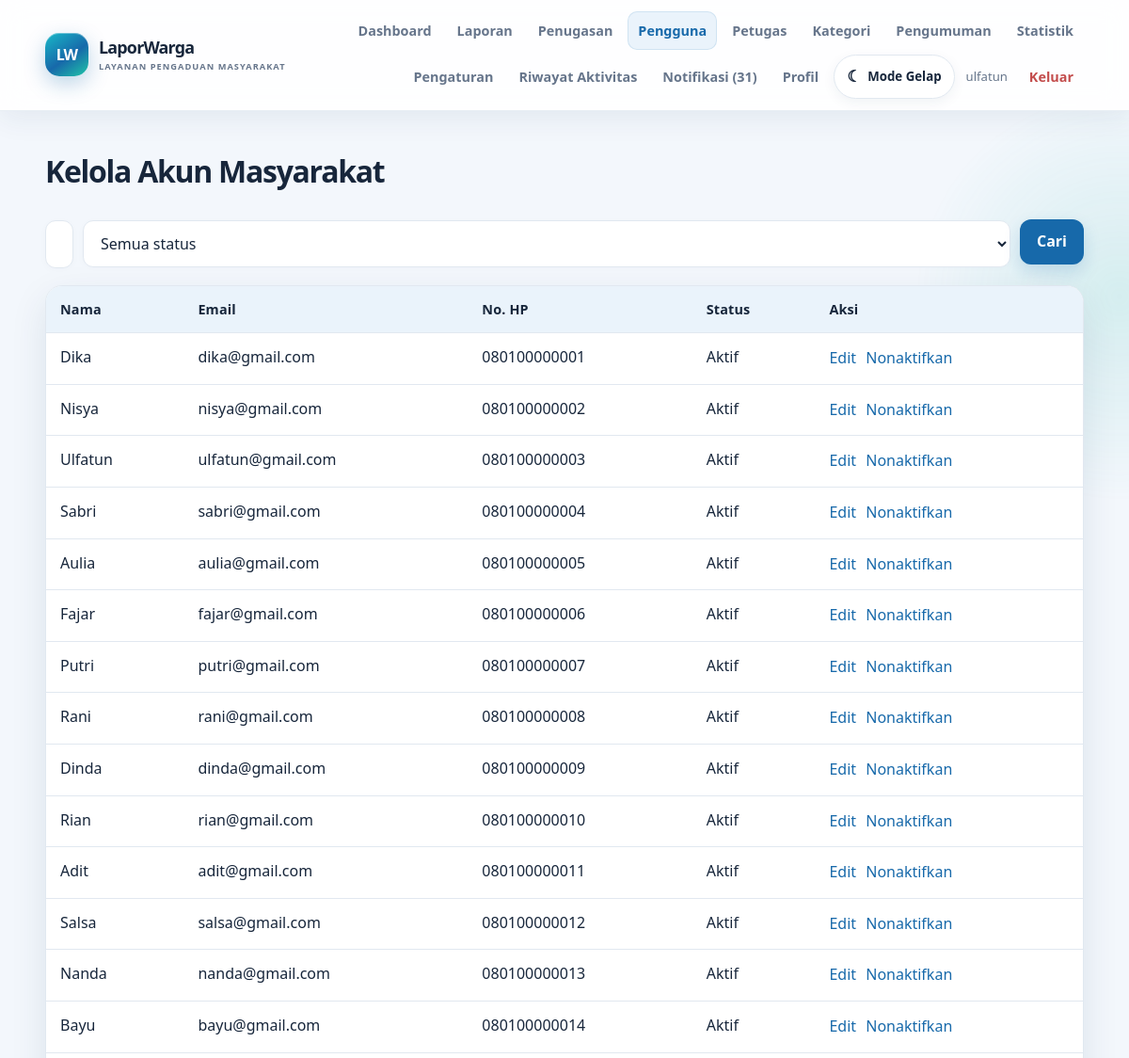
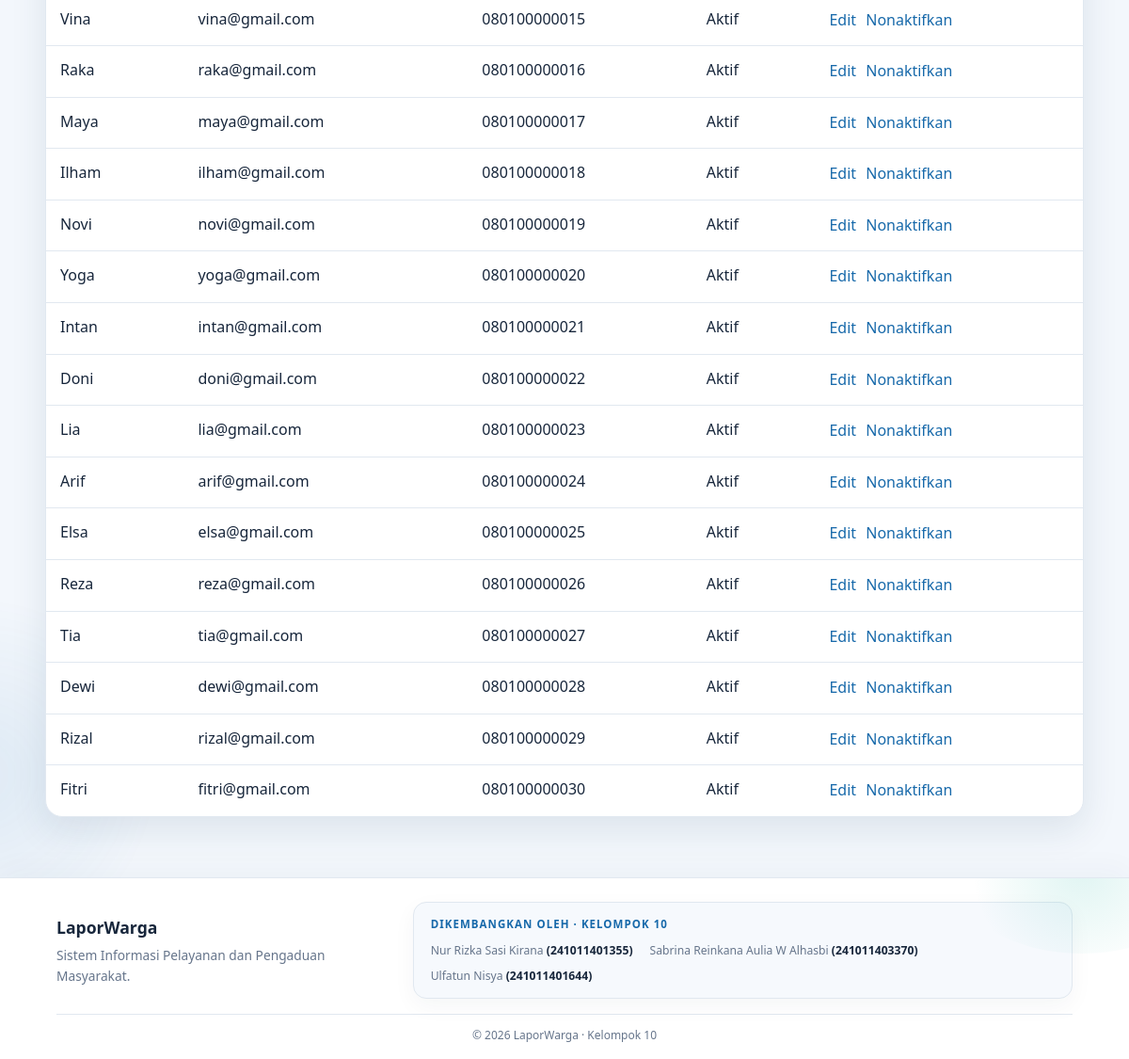
Page /admin-utama/pengguna.php (signed in) on the committed database (2 pictures, top to bottom).
### tables this page shows
CREATE TABLE `users` (
  `id_user` int(10) UNSIGNED NOT NULL,
  `nama_lengkap` varchar(120) NOT NULL,
  `email` varchar(190) NOT NULL,
  `PASSWORD` varchar(255) NOT NULL,
  `no_hp` varchar(30) DEFAULT NULL,
  `alamat` text DEFAULT NULL,
  `role` enum('masyarakat','petugas','admin_utama') NOT NULL DEFAULT 'masyarakat',
  `status_akun` tinyint(1) NOT NULL DEFAULT 1,
  `created_at` timestamp NOT NULL DEFAULT current_timestamp(),
  `updated_at` timestamp NOT NULL DEFAULT current_timestamp() ON UPDATE current_timestamp()
);

### config/database.php (called while the page is built, shortened)
<?php
function db(): PDO {
    static $pdo = null;
    if ($pdo instanceof PDO) return $pdo;
    try {
        $pdo = new PDO('mysql:host=' . DB_HOST . ';dbname=' . DB_NAME . ';charset=utf8mb4', DB_USER, DB_PASS, [
            PDO::ATTR_ERRMODE => PDO::ERRMODE_EXCEPTION,
            PDO::ATTR_DEFAULT_FETCH_MODE => PDO::FETCH_ASSOC,
            PDO::ATTR_EMULATE_PREPARES => false,
        ]);
        return $pdo;
    } catch (PDOException $e) {
        error_log('LaporWarga database connection failed: ' . $e->getMessage());
        http_response_code(503);
        exit('Database LaporWarga belum dapat diakses. Pastikan MySQL aktif di XAMPP, database db_laporwarga1 sudah diimpor, dan pengaturan config/database.php sesuai.');
    }
}

### admin-utama/pengguna.php (the view, shortened to what this page needs)
<?php
require_once __DIR__ . '/../includes/functions.php';
$q = trim($_GET['q'] ?? '');
$where = ["role = 'masyarakat'"];
$args = [];
$sql = 'SELECT
            id_user,
            nama_lengkap,
            email,
            no_hp,
            status_akun,
            created_at
        FROM users
        WHERE ' . implode(' AND ', $where) . '
        ORDER BY created_at DESC';
$stmt = db()->prepare($sql);
$stmt->execute($args);
$rows = $stmt->fetchAll();
?>
<h1>Kelola Akun Masyarakat</h1>
<form class="search" method="get">
    <input
        type="text"
        name="q"
        value="<?= e($q) ?>"
        placeholder="Cari nama atau email"
    >
    <select name="status">
        <option value="">Semua status</option>
    </select>
    <button class="btn" type="submit">
        Cari
    </button>
</form>
<div class="table-wrap">
    <table>
        <thead>
            <tr>
                <th>Nama</th>
                <th>Email</th>
                <th>No. HP</th>
                <th>Status</th>
                <th>Aksi</th>
            </tr>
        </thead>
        <tbody>
            <?php foreach ($rows as $r): ?>
                <tr>
                    <td><?= e($r['nama_lengkap']) ?></td>
                    <td><?= e($r['email']) ?></td>
                    <td><?= e($r['no_hp']) ?></td>
                    <td>
                        <?= $r['status_akun'] ? 'Aktif' : 'Nonaktif' ?>
                    </td>
                    <td>
                        <a href="?edit=<?= (int) $r['id_user'] ?>">
                            Edit
                        </a>
                        <form class="inline" method="post">
                            <button
                                type="submit"
                                class="linkbtn"
                                data-confirm="Ubah status akun masyarakat ini?"
                            >
                                <?= $r['status_akun']
                                    ? 'Nonaktifkan'
                                    : 'Aktifkan' ?>
                            </button>
                        </form>
                    </td>
                </tr>
            <?php endforeach; ?>
        </tbody>
    </table>
</div>

### assets/css/style.css (style rules this page uses)
:root { --bg:#f4f7fb;--surface:#fff;--text:#172033;--muted:#68748a;--primary:#1769aa;--primary2:#0b4c83;--border:#dfe6ef;--soft:#e9f3fb;--danger:#b42318;--shadow:0 12px 32px rgba(27,48,77,.07) }
* { box-sizing:border-box }
body { margin:0;background:var(--bg);color:var(--text);font:16px/1.6 system-ui,-apple-system,Segoe UI,sans-serif }
a { color:var(--primary);text-decoration:none }
.btn { display:inline-flex;align-items:center;justify-content:center;gap:8px;background:var(--primary);color:white;border:0;border-radius:9px;padding:11px 17px;font-weight:700;cursor:pointer;font:inherit }
input,textarea,select { width:100%;padding:11px 12px;border:1px solid var(--border);border-radius:8px;background:var(--surface);color:var(--text);font:inherit;margin-top:5px }
.table-wrap { overflow-x:auto;background:var(--surface);border:1px solid var(--border);border-radius:12px;margin:18px 0 }
table { border-collapse:collapse;width:100%;min-width:720px }
th,td { text-align:left;padding:13px 15px;border-bottom:1px solid var(--border);vertical-align:top }
th { background:var(--soft);font-size:.9rem }
tr:last-child td { border-bottom:0 }
.search { display:flex;gap:10px;align-items:center;margin:16px 0 }
.search input { flex:1 }
.inline { display:inline }
.linkbtn { background:none;border:0;color:var(--primary);cursor:pointer;font:inherit }
:root { --bg:#f3f7fc;--surface:#ffffff;--text:#17263b;--muted:#66758b; --primary:#1769aa;--primary2:#0b4c83;--border:#e1e8f0;--soft:#eaf3fb; --shadow:0 12px 34px rgba(26,54,86,.075); }
html { scroll-behavior:smooth }
body { min-height:100vh;background:var(--bg);color:var(--text);transition:background .2s,color .2s }
a { transition:color .18s,background .18s }
.section h2,h1 { letter-spacing:-.025em }
.table-wrap { box-shadow:var(--shadow) }
th { color:var(--text) }
input,textarea,select { transition:border-color .15s,background .15s }
:root { --shadow:0 14px 38px rgba(22,57,91,.10); --shadow-hover:0 22px 48px rgba(22,57,91,.16); --glow:rgba(35,182,165,.14); }
html { background:var(--bg) }
body { position:relative;isolation:isolate;overflow-x:hidden }
body:before,body:after { content:"";position:fixed;z-index:-1;pointer-events:none;border-radius:50%;filter:blur(2px) }
body:before { width:440px;height:440px;top:95px;right:-210px;background:radial-gradient(circle,var(--glow),transparent 70%) }
body:after { width:380px;height:380px;left:-210px;bottom:5%;background:radial-gradient(circle,rgba(23,105,170,.09),transparent 70%) }
.card,.table-wrap,.auth,.empty,.alert { border-radius:18px;box-shadow:var(--shadow) }
.section h2,h1 { letter-spacing:-.04em }
.btn { border-radius:12px;padding:11px 18px;font-weight:750;box-shadow:0 8px 18px rgba(23,105,170,.18);transition:transform .18s,box-shadow .18s,background .18s }
input,textarea,select { border-radius:11px;padding:12px 14px;box-shadow:0 2px 8px rgba(20,50,80,.025) }
.table-wrap { overflow-x:auto;border:1px solid var(--border) }
table { border-spacing:0 }
th { font-weight:800;letter-spacing:.01em }
tbody tr { transition:background .16s }

### assets/css/dashboard.css (style rules this page uses)
.inline { display:inline }

### rows in the picture
users: nama_lengkap "Dika", email "dika@gmail.com", no_hp "080100000001", status_akun "Aktif"
users: nama_lengkap "Nisya", email "nisya@gmail.com", no_hp "080100000002", status_akun "Aktif"
users: nama_lengkap "Ulfatun", email "ulfatun@gmail.com", no_hp "080100000003", status_akun "Aktif"
users: nama_lengkap "Sabri", email "sabri@gmail.com", no_hp "080100000004", status_akun "Aktif"
users: nama_lengkap "Aulia", email "aulia@gmail.com", no_hp "080100000005", status_akun "Aktif"
users: nama_lengkap "Fajar", email "fajar@gmail.com", no_hp "080100000006", status_akun "Aktif"
users: nama_lengkap "Putri", email "putri@gmail.com", no_hp "080100000007", status_akun "Aktif"
users: nama_lengkap "Rani", email "rani@gmail.com", no_hp "080100000008", status_akun "Aktif"
users: nama_lengkap "Dinda", email "dinda@gmail.com", no_hp "080100000009", status_akun "Aktif"
users: nama_lengkap "Rian", email "rian@gmail.com", no_hp "080100000010", status_akun "Aktif"
users: nama_lengkap "Adit", email "adit@gmail.com", no_hp "080100000011", status_akun "Aktif"
users: nama_lengkap "Salsa", email "salsa@gmail.com", no_hp "080100000012", status_akun "Aktif"
users: nama_lengkap "Nanda", email "nanda@gmail.com", no_hp "080100000013", status_akun "Aktif"
users: nama_lengkap "Bayu", email "bayu@gmail.com", no_hp "080100000014", status_akun "Aktif"
users: nama_lengkap "Vina", email "vina@gmail.com", no_hp "080100000015", status_akun "Aktif"
users: nama_lengkap "Raka", email "raka@gmail.com", no_hp "080100000016", status_akun "Aktif"
users: nama_lengkap "Maya", email "maya@gmail.com", no_hp "080100000017", status_akun "Aktif"
users: nama_lengkap "Ilham", email "ilham@gmail.com", no_hp "080100000018", status_akun "Aktif"
users: nama_lengkap "Novi", email "novi@gmail.com", no_hp "080100000019", status_akun "Aktif"
users: nama_lengkap "Yoga", email "yoga@gmail.com", no_hp "080100000020", status_akun "Aktif"
users: nama_lengkap "Intan", email "intan@gmail.com", no_hp "080100000021", status_akun "Aktif"
users: nama_lengkap "Doni", email "doni@gmail.com", no_hp "080100000022", status_akun "Aktif"
users: nama_lengkap "Lia", email "lia@gmail.com", no_hp "080100000023", status_akun "Aktif"
users: nama_lengkap "Arif", email "arif@gmail.com", no_hp "080100000024", status_akun "Aktif"
users: nama_lengkap "Elsa", email "elsa@gmail.com", no_hp "080100000025", status_akun "Aktif"
users: nama_lengkap "Reza", email "reza@gmail.com", no_hp "080100000026", status_akun "Aktif"
users: nama_lengkap "Tia", email "tia@gmail.com", no_hp "080100000027", status_akun "Aktif"
users: nama_lengkap "Dewi", email "dewi@gmail.com", no_hp "080100000028", status_akun "Aktif"
users: nama_lengkap "Rizal", email "rizal@gmail.com", no_hp "080100000029", status_akun "Aktif"
users: nama_lengkap "Fitri", email "fitri@gmail.com", no_hp "080100000030", status_akun "Aktif"

### other values in the picture
$item[0] "Dashboard"
$item[0] "Laporan"
$item[0] "Penugasan"
$item[0] "Pengguna"
$item[0] "Petugas"
$item[0] "Kategori"
$item[0] "Pengumuman"
$item[0] "Statistik"
$item[0] "Pengaturan"
$item[0] "Riwayat Aktivitas"
$item[0] "Notifikasi (31)"
$item[0] "Profil"
$u['nama_lengkap'] "ulfatun"
